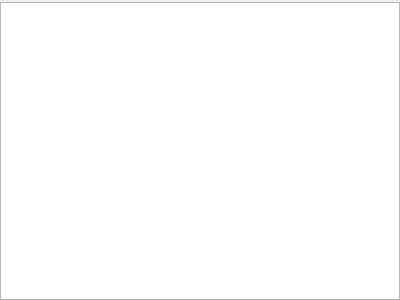
<?xml version="1.0" encoding="UTF-8"?>
<ui version="4.0">
 <class>WkfTeamVisibilityWidget</class>
 <widget class="QWidget" name="WkfTeamVisibilityWidget">
  <property name="geometry">
   <rect>
    <x>0</x>
    <y>0</y>
    <width>400</width>
    <height>300</height>
   </rect>
  </property>
  <property name="sizePolicy">
   <sizepolicy hsizetype="Expanding" vsizetype="Expanding">
    <horstretch>0</horstretch>
    <verstretch>0</verstretch>
   </sizepolicy>
  </property>
  <property name="windowTitle">
   <string>Team Visibility</string>
  </property>
  <property name="styleSheet">
   <string notr="true"/>
  </property>
  <layout class="QVBoxLayout" name="verticalLayout">
   <property name="spacing">
    <number>0</number>
   </property>
   <property name="leftMargin">
    <number>0</number>
   </property>
   <property name="topMargin">
    <number>2</number>
   </property>
   <property name="rightMargin">
    <number>0</number>
   </property>
   <property name="bottomMargin">
    <number>0</number>
   </property>
   <item>
    <widget class="QListWidget" name="listWidget">
     <property name="sizePolicy">
      <sizepolicy hsizetype="Expanding" vsizetype="Expanding">
       <horstretch>0</horstretch>
       <verstretch>0</verstretch>
      </sizepolicy>
     </property>
     <property name="styleSheet">
      <string notr="true"/>
     </property>
     <property name="frameShape">
      <enum>QFrame::StyledPanel</enum>
     </property>
     <property name="lineWidth">
      <number>1</number>
     </property>
     <property name="resizeMode">
      <enum>QListView::Fixed</enum>
     </property>
    </widget>
   </item>
  </layout>
 </widget>
 <resources/>
 <connections/>
</ui>
